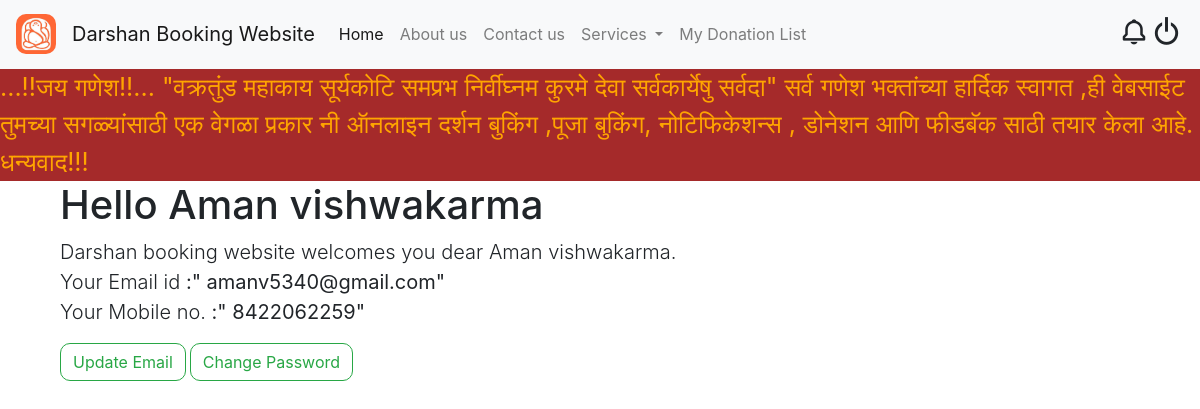
/profile.php (signed in), run on the app's committed database.
### tables this page shows
CREATE TABLE `registration` (
  `id` int(25) NOT NULL,
  `Fullname` varchar(50) NOT NULL,
  `phone_no` varchar(10) NOT NULL,
  `email` varchar(60) NOT NULL,
  `password` varchar(250) NOT NULL
);

### profile.php (the view, shortened to what this page needs)
<?php
require_once "connect.php";
$userEmail = $_SESSION["email"];
$fetch = "SELECT * FROM registration WHERE email = '$userEmail'";
$query = mysqli_query($conn, $fetch);
$result = mysqli_fetch_assoc($query);
?>
<!doctype html>
<html lang="en">
  <head>
    <link href='https://unpkg.com/boxicons@2.1.4/css/boxicons.min.css' rel='stylesheet'>
    <link rel="stylesheet" href="https://cdn.jsdelivr.net/npm/bootstrap@4.6.2/dist/css/bootstrap.min.css">
  </head>
  <body>
    <nav class="navbar navbar-expand-lg navbar-light bg-light">
        <a class="navbar-brand" href="home.php">
          <img src="img/logo1.jpg" style="border-radius: 10px;" width="40" height="40"  alt="logo">
        </a>
      <a class="navbar-brand" href="home.php">Darshan Booking Website</a>
      <div class="collapse navbar-collapse" id="navbarNavDropdown">
        <ul class="navbar-nav">
          <li class="nav-item active">
            <a class="nav-link" href="home.php">Home <span class="sr-only">(current)</span></a>
          </li>
          <li class="nav-item">
            <a class="nav-link" href="about.php">About us</a>
          </li>
          <li class="nav-item">
            <a class="nav-link" href="contact.php">Contact us</a>
          </li>
          <li class="nav-item dropdown">
            <a class="nav-link dropdown-toggle" href="#" role="button" data-toggle="dropdown" aria-expanded="false">
              Services
            </a>
          </li>
          <li class="nav-item">
              <a class="nav-link" href="my_donations.php">My Donation List</a>
          </li>
        </ul>
      </div>
      <div class="form-inline mt-2 mt-md-0">
      <a href="notification.php" style="text-decoration: none; color: inherit; font-size: 30px;" ><i class='bx bx-bell' ></i></a>
      <a href="logout.php" style="text-decoration: none; color: inherit; font-size: 35px;" ><i class='bx bx-power-off' ></i></a>
    </div>
    </nav>
<marquee style="color:orange; font-size:25px; background:brown;"  scrollamount="15">...!!जय गणेश!!... "वक्रतुंड महाकाय सूर्यकोटि समप्रभ निर्वीघ्नम कुरमे देवा सर्वकार्येषु सर्वदा" सर्व गणेश भक्तांच्या हार्दिक स्वागत ,ही वेबसाईट तुमच्या सगळ्यांसाठी एक वेगळा प्रकार नी ऑनलाइन दर्शन बुकिंग ,पूजा बुकिंग, नोटिफिकेशन्स , डोनेशन आणि फीडबॅक साठी तयार केला आहे. धन्यवाद!!!</marquee>
<div class="container">
<main role="main" class="container">
<div class="starter-template">
  <h1><?php echo "Hello ", $result['Fullname']; ?></h1>
  <p class="lead">Darshan booking website welcomes you dear <?php echo  $result['Fullname']; ?>.<br> Your Email  id <b>:" <?php echo  $result['email']; ?>"</b>
  <br> Your Mobile no. <b>:" <?php echo  $result['phone_no']; ?>"</b>
  </p>
  <div class="form-inline mt-2 mt-md-0">
        <a class="btn btn-outline-success my-2 my-sm-0 mr-1" href="update_email.php" style="border-radius: 10px;" type="submit">Update Email</a>
        <a class="btn btn-outline-success my-2 my-sm-0" href="change_password.php" style="border-radius: 10px;" type="submit">Change Password</a>
      </div>
</div>
</main>
</div>
  </body>
</html>

### data on the page
registration: Fullname "Aman vishwakarma", email "amanv5340@gmail.com", phone_no "8422062259"
